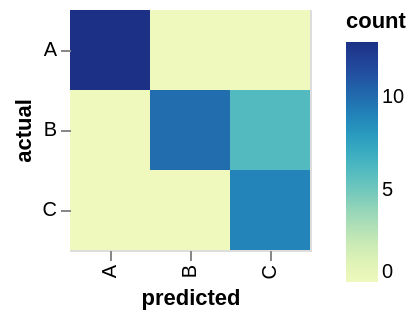

Vega-Lite specification stored for this chart:
### Vega specification from a JSON file in a GitHub repository (floating-point values rounded to 4 significant figures)
{"$schema": "https://vega.github.io/schema/vega/v6.json", "background": "white", "padding": 5, "style": "cell", "data": [{"name": "highlight_store", "transform": [{"type": "collect", "sort": {"field": "_vgsid_"}}]}, {"name": "source_0", "values": [{"actual": "A", "predicted": "A", "count": 13}, {"actual": "A", "predicted": "B", "count": 0}, {"actual": "A", "predicted": "C", "count": 0}, {"actual": "B", "predicted": "A", "count": 0}, {"actual": "B", "predicted": "B", "count": 10}, {"actual": "B", "predicted": "C", "count": 6}, {"actual": "C", "predicted": "A", "count": 0}, {"actual": "C", "predicted": "B", "count": 0}, {"actual": "C", "predicted": "C", "count": 9}]}, {"name": "data_0", "source": "source_0", "transform": [{"type": "identifier", "as": "_vgsid_"}, {"type": "filter", "expr": "isValid(datum[\"count\"]) && isFinite(+datum[\"count\"])"}]}], "signals": [{"name": "x_step", "value": 40}, {"name": "width", "update": "bandspace(domain('x').length, 0, 0) * x_step"}, {"name": "y_step", "value": 40}, {"name": "height", "update": "bandspace(domain('y').length, 0, 0) * y_step"}, {"name": "unit", "value": {}, "on": [{"events": "pointermove", "update": "isTuple(group()) ? group() : unit"}]}, {"name": "highlight", "update": "vlSelectionResolve(\"highlight_store\", \"union\", true, true)"}, {"name": "highlight_tuple", "on": [{"events": [{"source": "scope", "type": "click"}], "update": "datum && item().mark.marktype !== 'group' && indexof(item().mark.role, 'legend') < 0 && indexof(['line', 'trail', 'area'], item().mark.marktype) < 0 ? {unit: \"\", _vgsid_: (item().isVoronoi ? datum.datum : datum)[\"_vgsid_\"]} : null", "force": true}, {"events": [{"source": "view", "type": "dblclick"}], "update": "null"}]}, {"name": "highlight_toggle", "value": false, "on": [{"events": [{"source": "scope", "type": "click"}], "update": "event.shiftKey"}, {"events": [{"source": "view", "type": "dblclick"}], "update": "false"}]}, {"name": "highlight_modify", "on": [{"events": {"signal": "highlight_tuple"}, "update": "modify(\"highlight_store\", highlight_toggle ? null : highlight_tuple, highlight_toggle ? null : true, highlight_toggle ? highlight_tuple : null)"}]}], "marks": [{"name": "marks", "type": "rect", "style": ["rect"], "interactive": true, "from": {"data": "data_0"}, "encode": {"update": {"strokeWidth": {"value": 2}, "cursor": {"value": "pointer"}, "fill": {"scale": "fill", "field": "count"}, "stroke": [{"test": "length(data(\"highlight_store\")) && vlSelectionIdTest(\"highlight_store\", datum)", "value": "black"}, {"value": null}], "opacity": [{"test": "!length(data(\"highlight_store\")) || vlSelectionIdTest(\"highlight_store\", datum)", "value": 1}, {"value": 0.5}], "zindex": [{"test": "!length(data(\"highlight_store\")) || vlSelectionIdTest(\"highlight_store\", datum)", "value": 1}, {"value": 0}], "description": {"signal": "\"predicted: \" + (isValid(datum[\"predicted\"]) ? isArray(datum[\"predicted\"]) ? join(datum[\"predicted\"], ' ') : datum[\"predicted\"] : \"\"+datum[\"predicted\"]) + \"; actual: \" + (isValid(datum[\"actual\"]) ? isArray(datum[\"actual\"]) ? join(datum[\"actual\"], ' ') : datum[\"actual\"] : \"\"+datum[\"actual\"]) + \"; count: \" + (format(datum[\"count\"], \"\"))"}, "x": {"scale": "x", "field": "predicted"}, "width": {"signal": "max(0.25, bandwidth('x'))"}, "y": {"scale": "y", "field": "actual"}, "height": {"signal": "max(0.25, bandwidth('y'))"}}}}], "scales": [{"name": "x", "type": "band", "domain": {"data": "data_0", "field": "predicted", "sort": true}, "range": {"step": {"signal": "x_step"}}, "paddingInner": 0, "paddingOuter": 0}, {"name": "y", "type": "band", "domain": {"data": "data_0", "field": "actual", "sort": true}, "range": {"step": {"signal": "y_step"}}, "paddingInner": 0, "paddingOuter": 0}, {"name": "fill", "type": "linear", "domain": {"data": "data_0", "field": "count"}, "range": "heatmap", "interpolate": "hcl", "zero": false}], "axes": [{"scale": "x", "orient": "bottom", "grid": false, "title": "predicted", "labelAlign": "right", "labelAngle": 270, "labelBaseline": "middle", "zindex": 1}, {"scale": "y", "orient": "left", "grid": false, "title": "actual", "zindex": 1}], "legends": [{"fill": "fill", "gradientLength": {"signal": "clamp(height, 64, 200)"}, "title": "count", "encode": {"gradient": {"update": {"opacity": {"value": 1}}}}}], "config": {"range": {"ramp": {"scheme": "yellowgreenblue"}}, "axis": {"domain": false}}}
